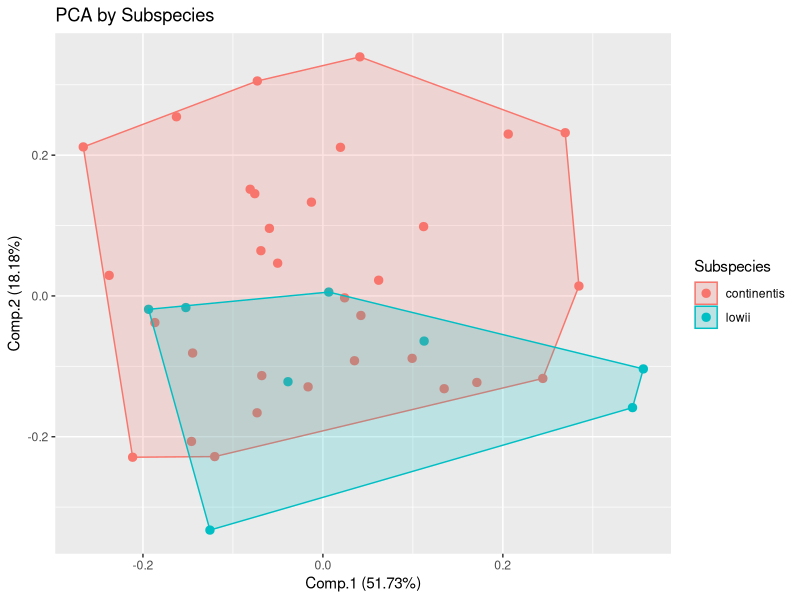
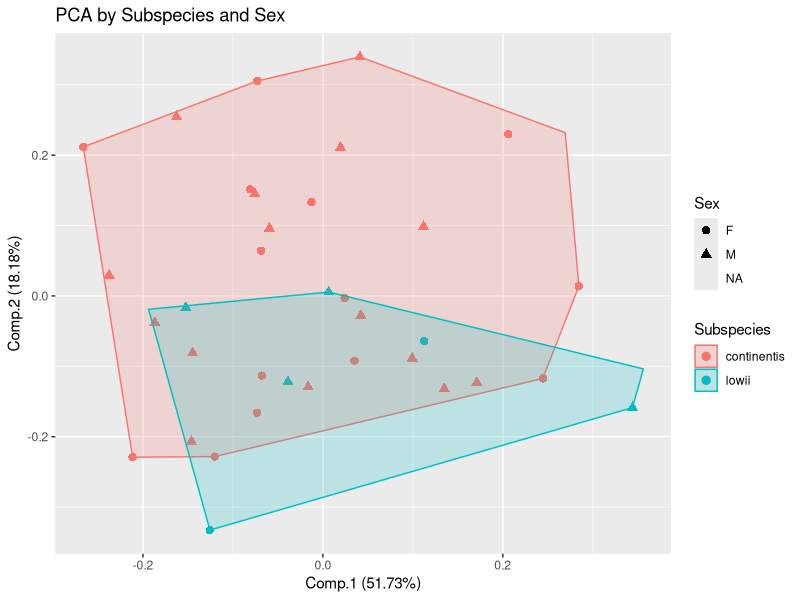
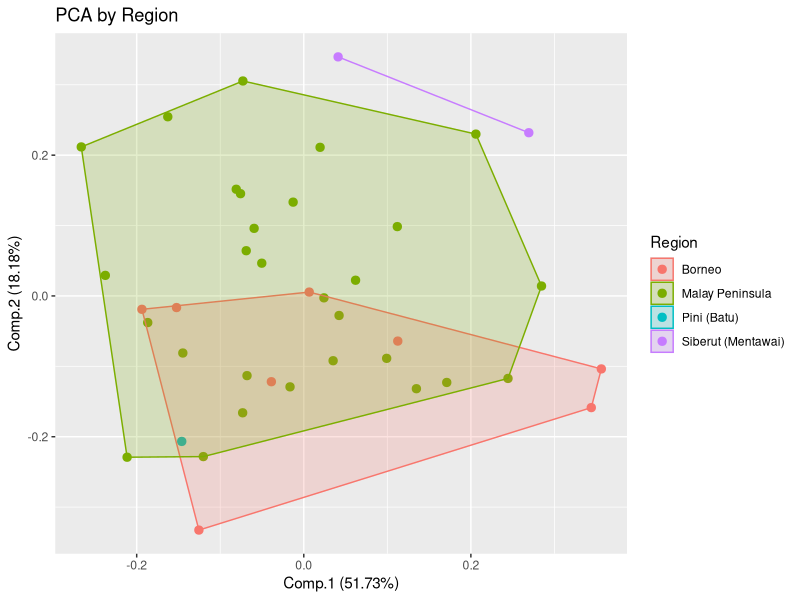
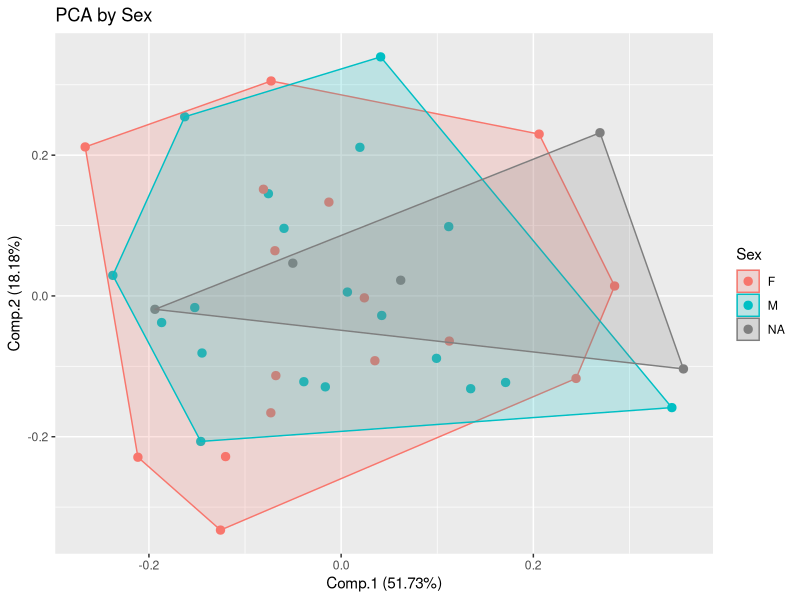
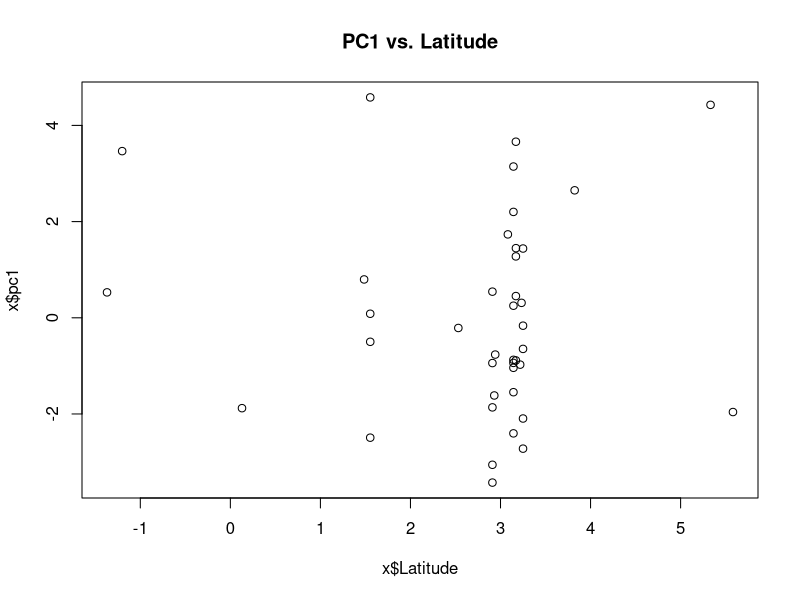
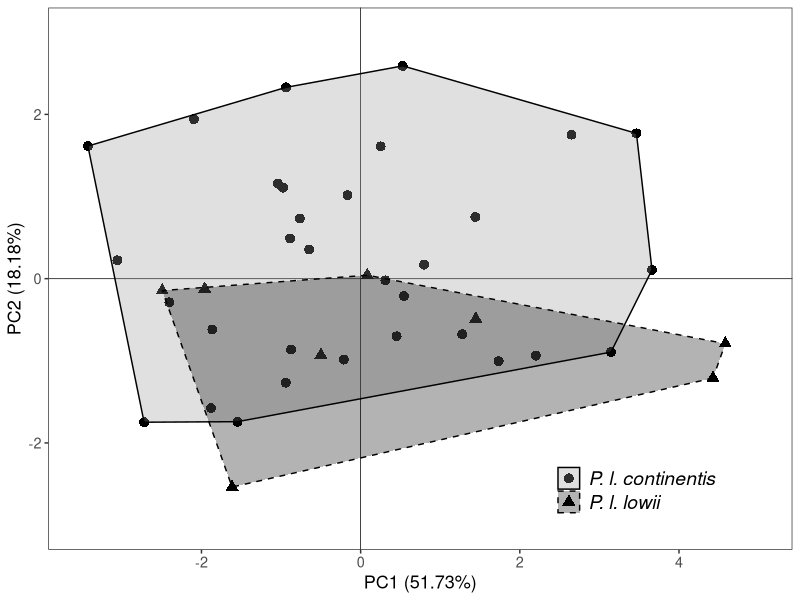
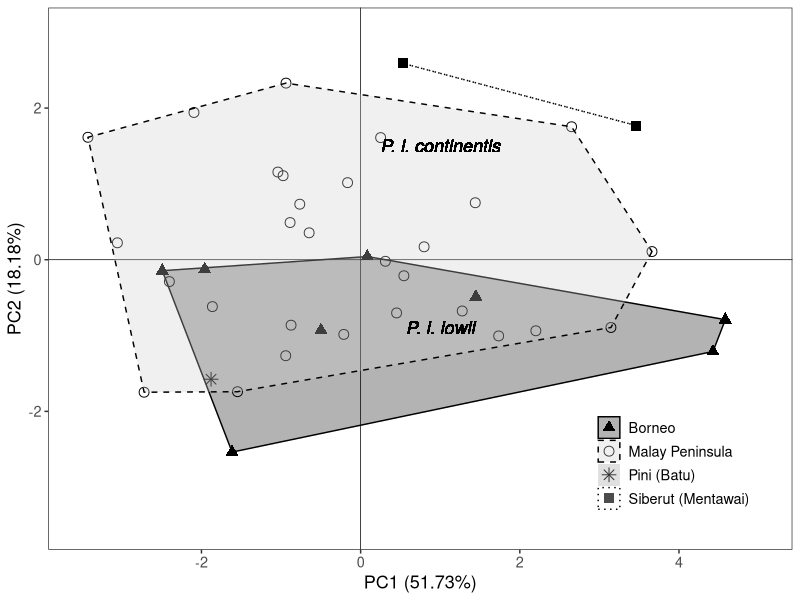
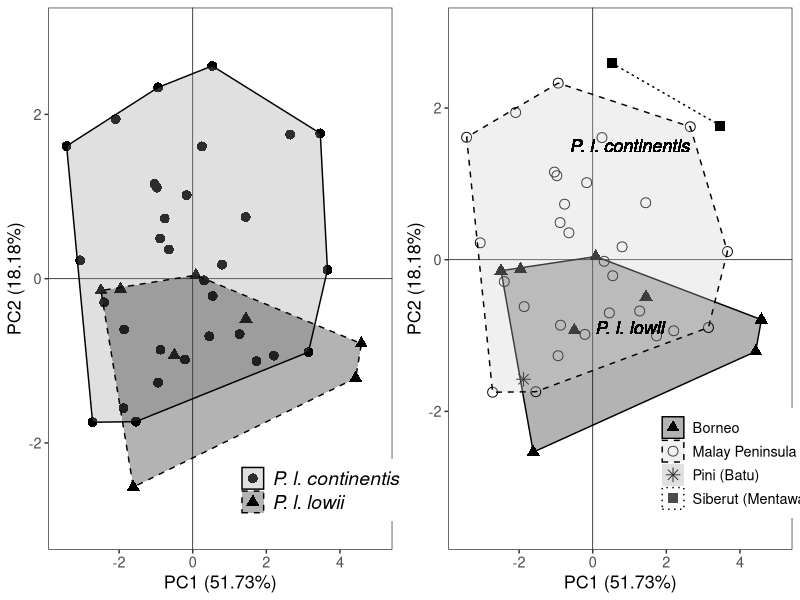

These figures' R source, in order:
## ---- chunk 1
#load required packages
library(ggplot2)
library(ggfortify)
library(gridExtra)
library(MASS)
library(dplyr)
library(tidyr)
## ---- chunk 2
#load in the supplementary data file from the paper, calling the correct sheet ("Skull Raw")
data <- readxl::read_excel("Juman et al. 2021 Ptilo supplementary data.xlsx",sheet="Skull Raw")

#columns 8 through 25 are the measurements. let's go ahead and (natural) log all of these measurements. i like to do this at the beginning so that i don't forget to do it later. this isn't always necessary, but it's good practice.
data[,8:25] <- log(data[,8:25])
## ---- chunk 3
#you can replace CPL with any variable here
t.test(CPL ~ Sex, data = data)
## ---- chunk 4
#calculate percentage of NAs in relevant columns
sum(is.na(data[,8:25]))/prod(dim(data[,8:25]))*100
## ---- chunk 5
colSums(is.na(data[,8:25])) 

#CIL, ZB, LCH are missing for 6 individuals apiece. let's dump them
x <- data %>% select(-CIL, -ZB, -LCH) 

#notice that i am saving this to a new object here^, so as to preserve the original dataframe in case i want to go back and use the measurements that i am eliminating now. this process usually involves some trial and error, so creating new objects ensures that you don't overwrite the original data in case you need to go back

#you also may want to use slightly different combinations of variables/individuals for different analyses, based on what you are trying to optimize for.
## ---- chunk 6
table(x$Subspecies)
## ---- chunk 7
colSums(is.na(x[which(x$Subspecies == "lowii"),])) #CPL, MB, CNL, PBPL, MCW have NAs
x <- x %>% select(-CPL, -MB, -CNL, -PBPL, -MCW) 

#colSums(is.na(x[which(x$Subspecies == "lowii"),])) #check to make sure we have a complete sample for these 8 -- success!
## ---- chunk 8
apply(X = is.na(x[,8:17]), MARGIN = 1, FUN = sum) #a few specimens are missing several measurements

#drop any problematic specimens that are missing more than 3 measurements -- we're going to lose these anyway so let's drop to see which variables should make the final cut
x <- x[rowSums(is.na(x[,8:17])) <= 2,]

colSums(is.na(x[,8:17])) #LPL is missing 2, so let's get rid of it. then we can pick any additional variable to remove, so we end up with 8. there is no right answer here, but i'm going to get rid of LTL, because MCIL is already capturing mandible length.

#remove LPL and LTL, and drop the two rows that are missing values for BB, PPL respectively
x <- x %>% select(-LPL, -LTL) %>% drop_na(BB, PPL)
## ---- chunk 9
#the following line removes any columns that have n or or more NAs (so replace n with whatever you see as a maximum acceptable number of lost individuals for your dataset)

#data <- data[,colSums(is.na(data)) < n]

#below is a crude function that will produce a pared down dataset with the most complete observations for the groups you specify ("a" and "b" are the names of the groups you want to include in your final dataset; see below for example). it will also tell you how many individuals you lost in the process, and what the most complete sample size can be for the specified # of variables you want

#note that it cannot be used to prioritize certain groups; that will have to be done manually (or with a more sophisticated function...)

optimize <- function(data, name, a, b) {
  a <- deparse(substitute(a))
  b <- deparse(substitute(b))
  data <- data[which(data$Subspecies == a | data$Subspecies == b),] #replace with the groups you want to focus on
  early <- data
  data2 <- data[,8:25] #subset of data frame with measurement data
  data2 <- data2[rowSums(is.na(data2)) < 13,] #maximum # of NAs to make hard cuts
  collist = combn(ncol(data2), 8) #can be changed to fewer variables if a higher sample size is needed
  numobs = apply(collist, 2, function(x) nrow(na.omit(data2[, x])))
  cat("for subset size", 8, "most complete obs is", max(numobs), "\n")
  best.list = list()
  best = which(numobs == max(numobs))[1]
  best.list = c(best.list, list(collist[, best]))
  data <- data[,c(1:7,(best.list[[1]]+7),26:31)] %>% drop_na(8:15) #vectors here depend on dataset structure
  name <- deparse(substitute(name))  
  assign(name,data,envir = .GlobalEnv)
  cat((length(early$Subspecies) - length(data$Subspecies)), "individuals lost", "\n")
}

#optimize(data, data2, continentis, lowii)
## ---- chunk 10
#run the PCA
pca <- princomp(x[,8:15], cor=TRUE)

#note: before we look at loadings, we need to adjust them. this is because princomp() defines loadings as raw eigenvectors. what we are after is loadings that represent correlation coefficients between variables and principal components. to convert them, we multiply the raw eigenvectors by the standard deviation (i do this below with a for loop for each component -- there are 8, because we have 8 variables)
for (i in 1:8) {
  pca$loadings[,i] <- (pca$loadings[,i] * pca$sdev[i])
}

#we are now ready to look at output:
print(summary(pca),digits=2) #importance of components
print(pca[["loadings"]], cutoff=0) #loadings
round(pca$sdev^2,2) #eigenvalues (i.e. squared standard dv)
## ---- chunk 11
#where does princomp() store the PC scores? you can find them here:
pca$scores[,1]
pca$scores[,2]

#but for now, let's plot these in a very simple way with an existing function. you can plot any of the PCs by changing the x and y values, but usually you are interested in plotting PC1, PC2, and occasionally PC3.

#let's try this in a few different ways:

autoplot(pca, x = 1, y = 2, data = x, colour = 'Subspecies', label = FALSE, size = 2.5, label.size = 3, frame=TRUE) + ggtitle("PCA by Subspecies")

#include a shape variable as well
autoplot(pca, x = 1, y = 2, data = x, colour = 'Subspecies', shape = 'Sex', label = FALSE, size = 2.5, label.size = 3, frame=TRUE) + ggtitle("PCA by Subspecies and Sex")

autoplot(pca, x = 1, y = 2, data = x, colour = 'Region', label = FALSE, size = 2.5, label.size = 3, frame=TRUE) + ggtitle("PCA by Region")

autoplot(pca, x = 1, y = 2, data = x, colour = 'Sex', label = FALSE, size = 2.5, label.size = 3, frame=TRUE) + ggtitle("PCA by Sex")
## ---- chunk 12
x$pc1 <- pca$scores[,1] #save PC1 scores to your data frame. now each individual has an associated PC1 score, which in this case seems to be some sort of proxy for skull length
x$pc2 <- pca$scores[,2] #(let's also save PC2 for future plotting)

#here is a summary of a simple linear regression, where we are trying to predict PC1 (skull size) using Latitude and Sex
summary(lm(pc1 ~ Latitude*Sex, data = x))

#all p-values are well over 0.05, suggesting that neither latitude nor sex is a significant predictor of skull size. there doesn't seem to be a pattern of sexual size dimorphism OR a latitudinal size gradient (Bergmann's rule) in this sample.

#of course, you can also plot PC1 vs. any other variable. like latitude, for example:
plot(x$pc1 ~ x$Latitude)
title(main = "PC1 vs. Latitude")
## ---- chunk 13
#let's start with a simple two-group DFA: continentis vs. lowii

dfa <- lda(x[,c(8:15)],grouping=x$Subspecies, CV = FALSE)
ctraw <- table(x$Subspecies, predict(dfa)$class)
ctraw #rows are actual count and columns are predicted count

#total percent correct
round(sum(diag(prop.table(ctraw))),4)*100
## ---- chunk 14
dfa2 <- lda(x[,c(8:15)],grouping=x$Subspecies, CV = TRUE)
ctraw2 <- table(x$Subspecies, dfa2$class)
ctraw2 #rows are actual count and columns are predicted count

# total percent correct
round(sum(diag(prop.table(ctraw2))),4)*100
## ---- chunk 15
#the first thing you need to do is divide your dataset into the training set (known groups) and the test set (the unknowns that you want to predict)

#here i'm creating the training set by selecting the known groups
x2 <- x[which(x$Region == "Borneo" | x$Region == "Malay Peninsula"),]

#here i'm creating the test set by selecting the unknowns (i.e. everything that isn't a known group)
u <- x[-which(x$Region == "Borneo" | x$Region == "Malay Peninsula"),]

#DFA (WITHOUT CROSS VALIDATION)

#create linear discriminant model
lin <- lda(x2[,8:15],grouping=x2$Region, CV=FALSE)
#to check coefficients of variables, use:
lin

#create table to view classification rate
ctraw3 <- table(x2$Region, predict(lin)$class)
ctraw3 #rows are actual count and columns are predicted count

# total percent correct
round(sum(diag(prop.table(ctraw3))),4)*100

#PREDICTIONS

#use predict function on test set: output will be list of classifications
predict(lin, u[,8:15])$class
#all three island specimens were classified as Malay Peninsula

#NOTE: you cannot predict using a cross-validated model
#however, you can cross-validate the prediction itself (with the not-cross validated model), like so:
predict(lin, CV=TRUE, u[,8:15])$class
#still Malay Peninsula for all three
## ---- chunk 16
#extracting scores from our first DFA
lda.values <- predict(dfa)
x$ld1 <- lda.values$x
## ---- chunk 17
#set custom color schemes
#a lot of publication plots need to be B&W for print, and ggplot lets you customize various greys
m <- c("grey60", "black")

#renaming subspecies categories to include the genus and species for the legend
x$Subspecies <- as.factor(x$Subspecies)
levels(x$Subspecies) <- c("P. l. continentis", "P. l. lowii")

#to overlay polygons, you need to use the following function
find_hull <- function(x) x[chull(x$pc1, x$pc2), ]
hulls <- plyr::ddply(x, "Subspecies", find_hull)

#basic subspecies plot
plot <- ggplot(data = x, aes(x=pc1, y=pc2, group=Subspecies)) + #base for the plot
  geom_point(aes(shape=Subspecies), size=3) + #add points and vary shape based on subspecies
  scale_shape_manual(values = c(16,17), #set manual shape scale and legend
                     guide = 
                       guide_legend(label.theme = 
                                      element_text(angle = 0,
                                                   face = "italic",
                                                   size=14))) + 
  geom_vline(aes(xintercept = 0), size=0.25) + #y axis
  geom_hline(aes(yintercept = 0), size=0.25) + #x axis
  scale_linetype_manual(values=c("solid","dashed")) + #vary polygon outlines manually
  theme_bw() + #blank theme 
  xlab("PC1 (51.73%)") + #x axis label, variance explained by PC1
  ylab("PC2 (18.18%)") + #y axis label, variance explained by PC2
  theme(panel.grid.major = element_blank(), #dump gridlines
        panel.grid.minor = element_blank()) + 
  scale_fill_manual(values=m) + #set polygon colors
  geom_polygon(data=hulls, #add polygons, vary fill and linetype by subspecies
               alpha=0.3, 
               aes(x=pc1, 
                   y=pc2, 
                   group=Subspecies, 
                   fill=Subspecies, 
                   linetype=Subspecies), 
               colour="black") +
  theme(legend.position = c(0.79, 0.11), #legend formatting
        legend.title = element_blank(),
        legend.spacing.x = unit(2.5, 'mm'), 
        legend.key.size = unit(6, 'mm'),
        text = element_text(size=13)) + 
  ylim(-3,3) + #y axis bounds
  xlim(-3.5,5) #x axis bounds

#view plot
plot

#save plot (note that proportions may change when file is saved, and code should be tweaked accordingly)
#ggsave(plot,file="plot.png",width=120, height=120, units="mm")

#if we wanted to make a plot by region (island) and add manual labels for subspecies, here is what we'd do:

#to overlay polygons, you need to use the following function
find_hull <- function(x) x[chull(x$pc1, x$pc2), ]
hulls2 <- plyr::ddply(x, "Region", find_hull)

n <- c("black", "grey80", "grey60", "white")

#basic subspecies plot
plot2 <- ggplot(data = x, aes(x=pc1, y=pc2, group=Region)) + #base for the plot
  geom_point(aes(shape=Region), size=3) + #add points and vary shape based on Subspecies
  scale_shape_manual(values = c(17,21,8,15)) + #set manual shape scale and legend 
  geom_vline(aes(xintercept = 0), size=0.25) + #y axis
  geom_hline(aes(yintercept = 0), size=0.25) + #x axis
  scale_linetype_manual(values=c("solid","dashed","blank","dotted")) + #vary polygon outlines manually
  theme_bw() + #blank theme 
  xlab("PC1 (51.73%)") + #x axis label, variance explained by PC1
  ylab("PC2 (18.18%)") + #y axis label, variance explained by PC2
  theme(panel.grid.major = element_blank(), #dump gridlines
        panel.grid.minor = element_blank()) + 
  scale_fill_manual(values=n) + #set polygon colors
  geom_polygon(data=hulls2, #add polygons, vary fill and linetype by subspecies
               alpha=0.3, 
               aes(x=pc1, 
                   y=pc2, 
                   group=Region, 
                   fill=Region, 
                   linetype=Region), 
               colour="black") +
  theme(legend.position = c(0.84, 0.16), #legend formatting
        legend.title = element_blank(),
        legend.spacing.x = unit(2.5, 'mm'), 
        legend.key.size = unit(6, 'mm'),
        text = element_text(size=13)) + 
  ylim(-3.5,3) + #y axis bounds
  xlim(-3.5,5) + #x axis bounds
  geom_text(label="P. l. lowii", #add subspecies labels
            x=1, y=-0.9, size = 4.5, 
            color = "black", fontface = "italic") +
  geom_text(label="P. l. continentis", #add subspecies labels
            x=1, y=1.5, size = 4.5, 
            color = "black", fontface = "italic")

#view plot
plot2

#use following line to view two plots side by side 
#this will squish proportions and require tweaks, i like to save each part separately then combine later in illustrator or whatever
grid.arrange(plot,plot2,ncol=2)

#making tiny formatting tweaks can be super annoying in R. you can always deal with legend, labeling in another program (illustrator, photoshop, etc)
